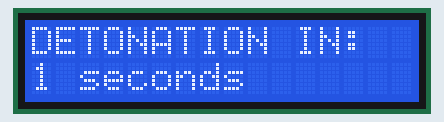
A sketch run on a simulated Arduino Uno, built with avr-gcc and run on an emulated ATmega328P. Parts: 16×2 character LCD.

Above: at 0.1 s.
At 3.1 s:
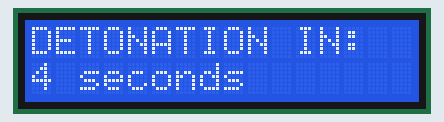
At 6.1 s:
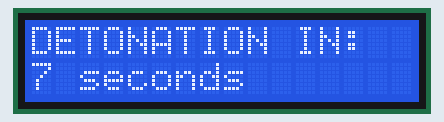
At 14.2 s:
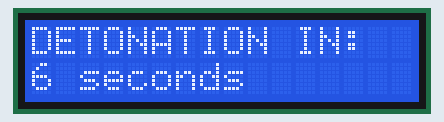
At 21.2 s:
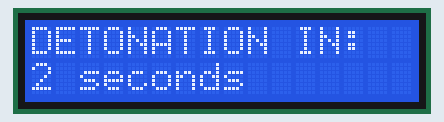
At 29.2 s:
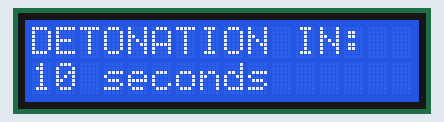

Measured:
- what the display in image 1 shows lasts 1.0 s, from 3.1 s to 4.1 s
- what the display in image 5 shows lasts 2.0 s, from 29.2 s to 31.2 s

The sketch:

LCDCounter.ino
```cpp
#include <LiquidCrystal.h>  // load in the lcd library
LiquidCrystal LCD(10,9,5,4,3,2); //creating the LiquidCrystal object named LCD

int myCounter = 0; //declare the variable myCounter

void setup() {
  // put your setup code here, to run once:
  LCD.begin(16,2); // tell arduino our lcd has 16 colums and 2 rows
  LCD.setCursor(0,0); // set lcd cursor to upper left corner of lcd
  LCD.print("DETONATION IN: "); // print our first line
}

void loop() {
  // put your main code here, to run repeatedly:

  for (myCounter=1; myCounter<=10; myCounter=myCounter+1) {

    LCD.setCursor(0,1); // set cursor to first column second row
    LCD.print("                "); //clear the line

    LCD.setCursor(0,2);  //set cursor to first column and second row
    LCD.print(myCounter);  //prints the counter in the for loop
    LCD.print(" seconds");  //print units
    delay(1000); //delay by 1000 milliseconds or 1 second
  }

    for (myCounter=10; myCounter>=1 ; myCounter=myCounter-1) {

    LCD.setCursor(0,1); // set cursor to first column second row
    LCD.print("                "); //clear the line

    LCD.setCursor(0,2);  //set cursor to first column and second row
    LCD.print(myCounter);  //prints the counter in the for loop
    LCD.print(" seconds");  //print units
    delay(1000); //delay by 1000 milliseconds or 1 second
  }


}
```
